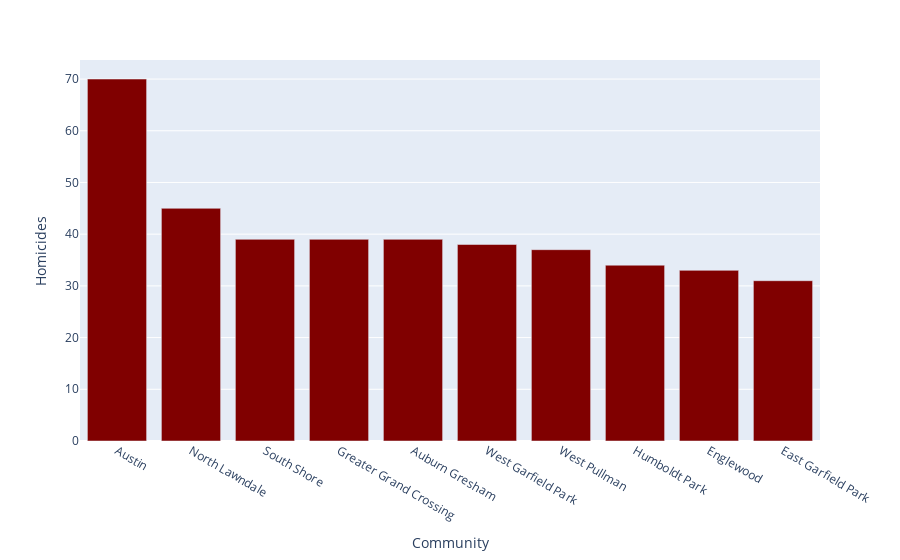

The notebook cell saved with this chart:
### Code cell
df = murder_df[['Community']].groupby(['Community'])['Community'].count().reset_index(name='Homicides').sort_values('Homicides', ascending=False).head(10)
fig = px.bar(df, x = 'Community', y = 'Homicides')
fig.update_traces(marker_color='maroon')
fig.show()

### Figure 1 — Plotly figure (JSON) as saved in the notebook; plotly's stock layout.template omitted (floating-point values rounded to 4 significant figures)
{"data": [{"alignmentgroup": "True", "hovertemplate": "Community=%{x}<br>Homicides=%{y}<extra></extra>", "legendgroup": "", "marker": {"color": "maroon", "pattern": {"shape": ""}}, "name": "", "offsetgroup": "", "orientation": "v", "showlegend": false, "textposition": "auto", "type": "bar", "x": ["Austin", "North Lawndale", "South Shore", "Greater Grand Crossing", "Auburn Gresham", "West Garfield Park", "West Pullman", "Humboldt Park", "Englewood", "East Garfield Park"], "xaxis": "x", "y": [70, 45, 39, 39, 39, 38, 37, 34, 33, 31], "yaxis": "y"}], "layout": {"barmode": "relative", "legend": {"tracegroupgap": 0}, "margin": {"t": 60}, "xaxis": {"anchor": "y", "domain": [0, 1], "title": {"text": "Community"}}, "yaxis": {"anchor": "x", "domain": [0, 1], "title": {"text": "Homicides"}}}}
